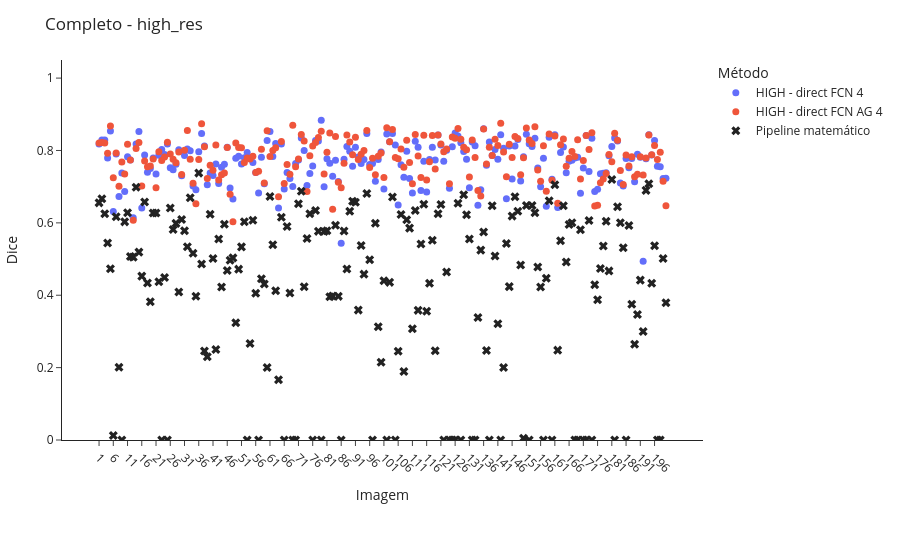
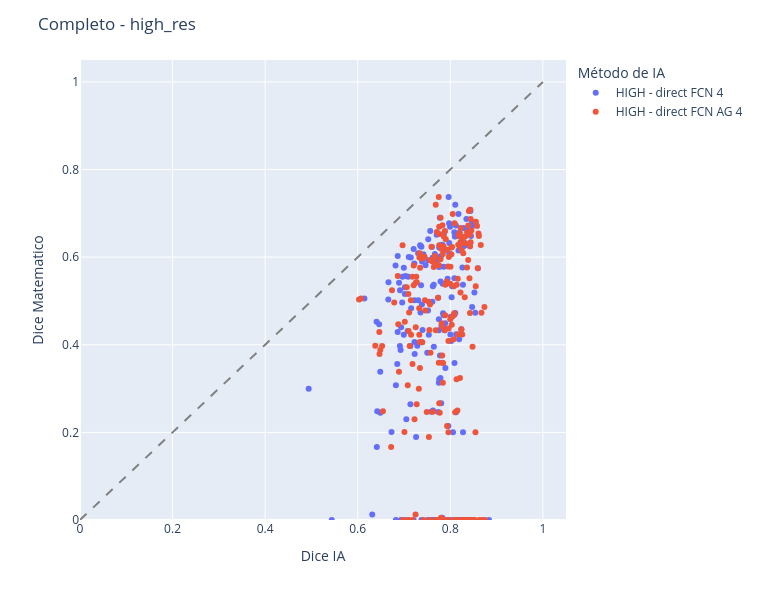

Here is the notebook cell these charts were saved with, in order:
### Code cell
# Completo - High Res
scenario_image_df = build_ostia_image_comparison_df(full_ia_df, full_math_df)
viz.plot_image_dice_scatter_interactive(scenario_image_df, "high_res", comparison_title="Completo")
viz.plot_ia_vs_math_scatter_interactive(scenario_image_df, "high_res", comparison_title="Completo")

### Figure 1 — Plotly figure (JSON) as saved in the notebook; plotly's stock layout.template omitted (floating-point values rounded to 4 significant figures; data arrays with more than 128 entries replaced by an {"elided": "..."} marker saying what was removed)
{"data": [{"customdata": {"elided": "200x2 mixed values"}, "hovertemplate": "img_id: %{customdata[0]}<br>Dice: %{y:.3f}<br>Metodo: %{customdata[1]}<extra></extra>", "marker": {"color": "#636EFA", "size": 7}, "mode": "markers", "name": "HIGH - direct FCN 4", "type": "scatter", "x": {"elided": "200 str values"}, "y": {"elided": "200 float values"}}, {"customdata": {"elided": "200x2 mixed values"}, "hovertemplate": "img_id: %{customdata[0]}<br>Dice: %{y:.3f}<br>Metodo: %{customdata[1]}<extra></extra>", "marker": {"color": "#EF553B", "size": 7}, "mode": "markers", "name": "HIGH - direct FCN AG 4", "type": "scatter", "x": {"elided": "200 str values"}, "y": {"elided": "200 float values"}}, {"customdata": {"elided": "200x2 mixed values"}, "hovertemplate": "img_id: %{customdata[0]}<br>Dice: %{y:.3f}<br>Metodo: %{customdata[1]}<extra></extra>", "marker": {"color": "#222222", "size": 8, "symbol": "x"}, "mode": "markers", "name": "Pipeline matemático", "type": "scatter", "x": {"elided": "200 str values"}, "y": {"elided": "200 float values"}}], "layout": {"legend": {"title": {"text": "Método"}}, "margin": {"b": 120, "l": 40, "r": 20, "t": 60}, "title": {"text": "Completo - high_res"}, "xaxis": {"tickangle": 45, "title": {"text": "Imagem"}}, "yaxis": {"range": [0, 1.05], "title": {"text": "Dice"}}}}

### Figure 2 — Plotly figure (JSON) as saved in the notebook; plotly's stock layout.template omitted (floating-point values rounded to 4 significant figures; data arrays with more than 128 entries replaced by an {"elided": "..."} marker saying what was removed)
{"data": [{"customdata": {"elided": "200x3 mixed values"}, "hovertemplate": "ia_method_label=HIGH - direct FCN 4<br>ia_dice=%{x}<br>math_dice=%{y}<br>img_id=%{customdata[0]}<br>ia_method=%{customdata[1]}<br>math_method=%{customdata[2]}<extra></extra>", "legendgroup": "HIGH - direct FCN 4", "marker": {"color": "#636efa", "symbol": "circle"}, "mode": "markers", "name": "HIGH - direct FCN 4", "orientation": "v", "showlegend": true, "type": "scatter", "x": {"elided": "200 float values"}, "xaxis": "x", "y": {"elided": "200 float values"}, "yaxis": "y"}, {"customdata": {"elided": "200x3 mixed values"}, "hovertemplate": "ia_method_label=HIGH - direct FCN AG 4<br>ia_dice=%{x}<br>math_dice=%{y}<br>img_id=%{customdata[0]}<br>ia_method=%{customdata[1]}<br>math_method=%{customdata[2]}<extra></extra>", "legendgroup": "HIGH - direct FCN AG 4", "marker": {"color": "#EF553B", "symbol": "circle"}, "mode": "markers", "name": "HIGH - direct FCN AG 4", "orientation": "v", "showlegend": true, "type": "scatter", "x": {"elided": "200 float values"}, "xaxis": "x", "y": {"elided": "200 float values"}, "yaxis": "y"}], "layout": {"height": 600, "legend": {"title": {"text": "Método de IA"}, "tracegroupgap": 0}, "margin": {"t": 60}, "shapes": [{"line": {"color": "gray", "dash": "dash"}, "type": "line", "x0": 0, "x1": 1, "y0": 0, "y1": 1}], "title": {"text": "Completo - high_res"}, "width": 760, "xaxis": {"anchor": "y", "domain": [0, 1], "range": [0, 1.05], "title": {"text": "Dice IA"}}, "yaxis": {"anchor": "x", "domain": [0, 1], "range": [0, 1.05], "title": {"text": "Dice Matematico"}}}}
